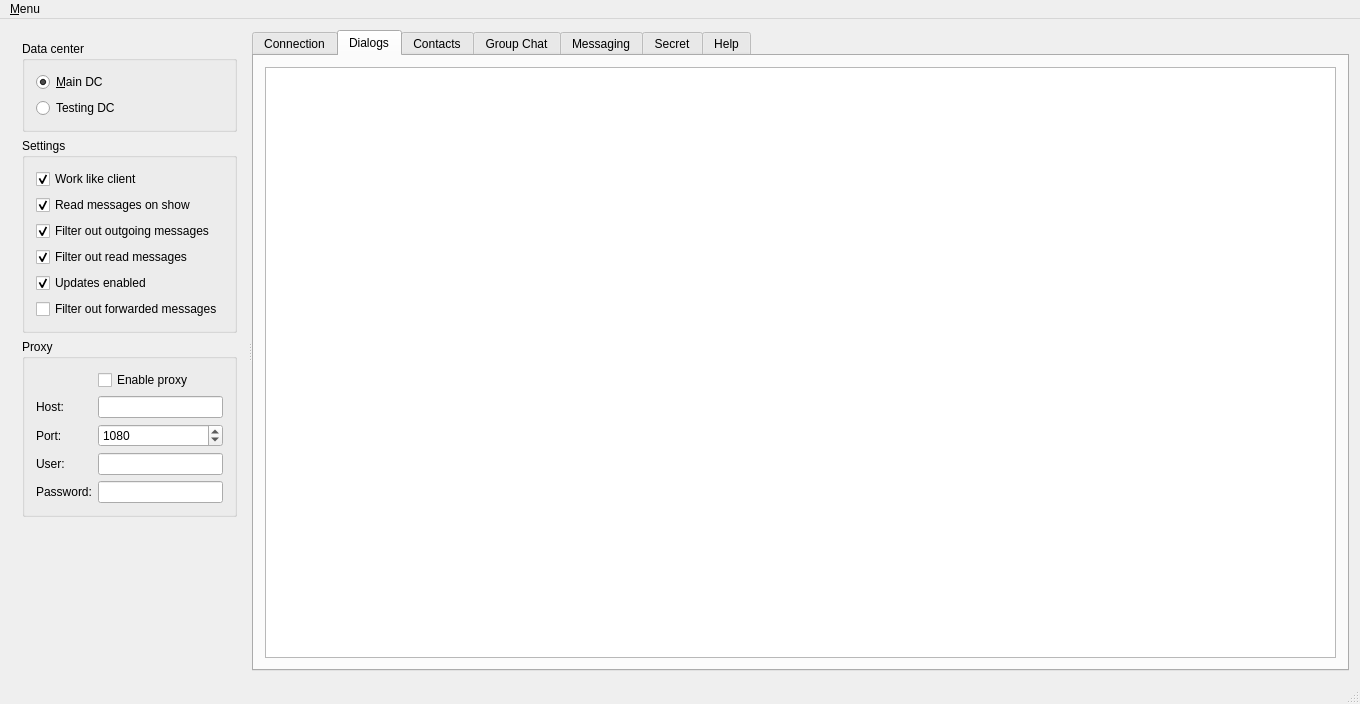
<?xml version="1.0" encoding="UTF-8"?>
<ui version="4.0">
 <class>MainWindow</class>
 <widget class="QMainWindow" name="MainWindow">
  <property name="geometry">
   <rect>
    <x>0</x>
    <y>0</y>
    <width>1360</width>
    <height>704</height>
   </rect>
  </property>
  <property name="windowTitle">
   <string>TelegramQt Test Application</string>
  </property>
  <widget class="QWidget" name="centralWidget">
   <layout class="QVBoxLayout" name="verticalLayout">
    <item>
     <widget class="QSplitter" name="mainSplitter">
      <property name="orientation">
       <enum>Qt::Horizontal</enum>
      </property>
      <widget class="QWidget" name="layoutWidget1">
       <layout class="QVBoxLayout" name="leftPanel">
        <item>
         <widget class="QGroupBox" name="groupBox">
          <property name="title">
           <string>Data center</string>
          </property>
          <layout class="QGridLayout" name="gridLayout">
           <item row="1" column="0">
            <widget class="QRadioButton" name="mainDcRadio">
             <property name="text">
              <string>&amp;Main DC</string>
             </property>
             <property name="checked">
              <bool>true</bool>
             </property>
            </widget>
           </item>
           <item row="2" column="0">
            <widget class="QRadioButton" name="testingDcRadio">
             <property name="text">
              <string>Testing DC</string>
             </property>
             <property name="checked">
              <bool>false</bool>
             </property>
            </widget>
           </item>
          </layout>
         </widget>
        </item>
        <item>
         <widget class="QGroupBox" name="groupBox_2">
          <property name="title">
           <string>Settings</string>
          </property>
          <layout class="QGridLayout" name="gridLayout_8">
           <item row="2" column="0">
            <widget class="QCheckBox" name="settingsReceivingFilterOutMessages">
             <property name="text">
              <string>Filter out outgoing messages</string>
             </property>
             <property name="checked">
              <bool>true</bool>
             </property>
            </widget>
           </item>
           <item row="0" column="0">
            <widget class="QCheckBox" name="workLikeClient">
             <property name="toolTip">
              <string>Set checked to enable client behavior. E.g. set online status on connection and set offline status on app quit.</string>
             </property>
             <property name="text">
              <string>Work like client</string>
             </property>
             <property name="checked">
              <bool>true</bool>
             </property>
            </widget>
           </item>
           <item row="3" column="0">
            <widget class="QCheckBox" name="settingsReceivingFilterReadMessages">
             <property name="text">
              <string>Filter out read messages</string>
             </property>
             <property name="checked">
              <bool>true</bool>
             </property>
            </widget>
           </item>
           <item row="5" column="0">
            <widget class="QCheckBox" name="settingsReceivingFilterForwardedMessages">
             <property name="text">
              <string>Filter out forwarded messages</string>
             </property>
            </widget>
           </item>
           <item row="1" column="0">
            <widget class="QCheckBox" name="settingsReadMessages">
             <property name="text">
              <string>Read messages on show</string>
             </property>
             <property name="checked">
              <bool>true</bool>
             </property>
            </widget>
           </item>
           <item row="4" column="0">
            <widget class="QCheckBox" name="settingsUpdatesEnabled">
             <property name="text">
              <string>Updates enabled</string>
             </property>
             <property name="checked">
              <bool>true</bool>
             </property>
            </widget>
           </item>
          </layout>
         </widget>
        </item>
        <item>
         <widget class="QGroupBox" name="groupBox_3">
          <property name="title">
           <string>Proxy</string>
          </property>
          <layout class="QFormLayout" name="formLayout">
           <item row="1" column="0">
            <widget class="QLabel" name="label_7">
             <property name="text">
              <string>Host:</string>
             </property>
            </widget>
           </item>
           <item row="1" column="1">
            <widget class="QLineEdit" name="settingsProxyHost"/>
           </item>
           <item row="2" column="0">
            <widget class="QLabel" name="label_8">
             <property name="text">
              <string>Port:</string>
             </property>
            </widget>
           </item>
           <item row="2" column="1">
            <widget class="QSpinBox" name="settingsProxyPort">
             <property name="maximum">
              <number>65535</number>
             </property>
             <property name="value">
              <number>1080</number>
             </property>
            </widget>
           </item>
           <item row="0" column="1">
            <widget class="QCheckBox" name="settingsProxyEnable">
             <property name="text">
              <string>Enable proxy</string>
             </property>
            </widget>
           </item>
           <item row="3" column="0">
            <widget class="QLabel" name="label_9">
             <property name="text">
              <string>User:</string>
             </property>
            </widget>
           </item>
           <item row="3" column="1">
            <widget class="QLineEdit" name="settingsProxyUser"/>
           </item>
           <item row="4" column="0">
            <widget class="QLabel" name="label_18">
             <property name="text">
              <string>Password:</string>
             </property>
            </widget>
           </item>
           <item row="4" column="1">
            <widget class="QLineEdit" name="settingsProxyPassword">
             <property name="echoMode">
              <enum>QLineEdit::Password</enum>
             </property>
            </widget>
           </item>
          </layout>
         </widget>
        </item>
        <item>
         <spacer name="verticalSpacer_2">
          <property name="orientation">
           <enum>Qt::Vertical</enum>
          </property>
          <property name="sizeHint" stdset="0">
           <size>
            <width>20</width>
            <height>20</height>
           </size>
          </property>
         </spacer>
        </item>
       </layout>
      </widget>
      <widget class="QTabWidget" name="tabWidget">
       <property name="currentIndex">
        <number>1</number>
       </property>
       <widget class="QWidget" name="tabMain">
        <attribute name="title">
         <string>Connection</string>
        </attribute>
        <layout class="QGridLayout" name="gridLayout_6" rowstretch="0,0,0,0,0,0">
         <item row="3" column="5">
          <widget class="QLineEdit" name="lastName">
           <property name="enabled">
            <bool>false</bool>
           </property>
          </widget>
         </item>
         <item row="0" column="0">
          <widget class="QLabel" name="label">
           <property name="text">
            <string>Connection state:</string>
           </property>
          </widget>
         </item>
         <item row="1" column="1">
          <widget class="QLineEdit" name="phoneNumber"/>
         </item>
         <item row="1" column="5">
          <widget class="QLineEdit" name="confirmationCode">
           <property name="echoMode">
            <enum>QLineEdit::Password</enum>
           </property>
          </widget>
         </item>
         <item row="1" column="0">
          <widget class="QLabel" name="label_2">
           <property name="text">
            <string>Phone number:</string>
           </property>
          </widget>
         </item>
         <item row="3" column="1">
          <widget class="QLineEdit" name="firstName">
           <property name="enabled">
            <bool>false</bool>
           </property>
          </widget>
         </item>
         <item row="2" column="0">
          <widget class="QLabel" name="label_4">
           <property name="text">
            <string>Phone status:</string>
           </property>
          </widget>
         </item>
         <item row="3" column="2">
          <widget class="QLabel" name="lastNameLabel">
           <property name="enabled">
            <bool>true</bool>
           </property>
           <property name="text">
            <string>Last name:</string>
           </property>
          </widget>
         </item>
         <item row="5" column="0" colspan="6">
          <layout class="QHBoxLayout" name="horizontalLayout">
           <item>
            <spacer name="horizontalSpacer_3">
             <property name="orientation">
              <enum>Qt::Horizontal</enum>
             </property>
             <property name="sizeHint" stdset="0">
              <size>
               <width>40</width>
               <height>20</height>
              </size>
             </property>
            </spacer>
           </item>
           <item>
            <widget class="QPushButton" name="restoreSession">
             <property name="text">
              <string>Restore session...</string>
             </property>
            </widget>
           </item>
           <item>
            <widget class="QPushButton" name="connectionStepButton">
             <property name="text">
              <string>Connect/Get code/Try password/Sign in/Sign up</string>
             </property>
            </widget>
           </item>
           <item>
            <widget class="QPushButton" name="logoutButton">
             <property name="toolTip">
              <string>Destroy the session</string>
             </property>
             <property name="text">
              <string>Logout</string>
             </property>
            </widget>
           </item>
           <item>
            <widget class="QPushButton" name="disconnectButton">
             <property name="text">
              <string>Disconnect</string>
             </property>
            </widget>
           </item>
           <item>
            <widget class="QPushButton" name="setStatusOffline">
             <property name="toolTip">
              <string>Set visible status to offline. Actual connection status will not be changed.</string>
             </property>
             <property name="text">
              <string>Set status to offline</string>
             </property>
            </widget>
           </item>
           <item>
            <widget class="QPushButton" name="setStatusOnline">
             <property name="toolTip">
              <string>Set visible status to online. Actual connection status will not be changed.</string>
             </property>
             <property name="text">
              <string>Set status to online</string>
             </property>
            </widget>
           </item>
           <item>
            <spacer name="horizontalSpacer_2">
             <property name="orientation">
              <enum>Qt::Horizontal</enum>
             </property>
             <property name="sizeHint" stdset="0">
              <size>
               <width>40</width>
               <height>20</height>
              </size>
             </property>
            </spacer>
           </item>
          </layout>
         </item>
         <item row="1" column="2">
          <widget class="QLabel" name="label_5">
           <property name="text">
            <string>Auth code:</string>
           </property>
          </widget>
         </item>
         <item row="0" column="1">
          <widget class="QLabel" name="connectionState">
           <property name="text">
            <string>Disconnected</string>
           </property>
          </widget>
         </item>
         <item row="4" column="1">
          <spacer name="verticalSpacer_3">
           <property name="orientation">
            <enum>Qt::Vertical</enum>
           </property>
           <property name="sizeHint" stdset="0">
            <size>
             <width>20</width>
             <height>20</height>
            </size>
           </property>
          </spacer>
         </item>
         <item row="3" column="0">
          <widget class="QLabel" name="firstNameLabel">
           <property name="enabled">
            <bool>true</bool>
           </property>
           <property name="text">
            <string>First name:</string>
           </property>
          </widget>
         </item>
         <item row="2" column="1">
          <widget class="QLabel" name="phoneStatus">
           <property name="text">
            <string>unknown</string>
           </property>
          </widget>
         </item>
         <item row="2" column="2">
          <widget class="QLabel" name="passwordLabel">
           <property name="text">
            <string>Password:</string>
           </property>
          </widget>
         </item>
         <item row="2" column="5">
          <widget class="QLineEdit" name="password">
           <property name="echoMode">
            <enum>QLineEdit::Password</enum>
           </property>
          </widget>
         </item>
        </layout>
       </widget>
       <widget class="QWidget" name="tabDialogs">
        <attribute name="title">
         <string>Dialogs</string>
        </attribute>
        <layout class="QGridLayout" name="gridLayout_13">
         <item row="0" column="0">
          <widget class="QTableView" name="dialogList"/>
         </item>
        </layout>
       </widget>
       <widget class="QWidget" name="tabContacts">
        <attribute name="title">
         <string>Contacts</string>
        </attribute>
        <layout class="QGridLayout" name="gridLayout_9">
         <item row="0" column="0">
          <widget class="QSplitter" name="contactsSplitter">
           <property name="orientation">
            <enum>Qt::Vertical</enum>
           </property>
           <widget class="QTableView" name="contactListTable"/>
           <widget class="QTableView" name="contactSearchResult">
            <property name="contextMenuPolicy">
             <enum>Qt::CustomContextMenu</enum>
            </property>
           </widget>
          </widget>
         </item>
         <item row="1" column="0">
          <layout class="QHBoxLayout" name="horizontalLayout_2">
           <item>
            <widget class="QLabel" name="label_3">
             <property name="text">
              <string>Contact:</string>
             </property>
            </widget>
           </item>
           <item>
            <widget class="QLineEdit" name="currentContact"/>
           </item>
           <item>
            <widget class="QPushButton" name="searchContacts">
             <property name="text">
              <string>Search</string>
             </property>
            </widget>
           </item>
           <item>
            <widget class="QPushButton" name="findContact">
             <property name="text">
              <string>Find a contact by username</string>
             </property>
            </widget>
           </item>
           <item>
            <widget class="QPushButton" name="addContact">
             <property name="text">
              <string>Add contact</string>
             </property>
            </widget>
           </item>
           <item>
            <widget class="QPushButton" name="deleteContact">
             <property name="text">
              <string>Delete contact</string>
             </property>
            </widget>
           </item>
           <item>
            <widget class="QPushButton" name="blockContact">
             <property name="text">
              <string>Block contact</string>
             </property>
            </widget>
           </item>
           <item>
            <widget class="QPushButton" name="unblockContact">
             <property name="text">
              <string>Unblock contact</string>
             </property>
            </widget>
           </item>
          </layout>
         </item>
        </layout>
       </widget>
       <widget class="QWidget" name="tabChats">
        <attribute name="title">
         <string>Group Chat</string>
        </attribute>
        <layout class="QGridLayout" name="gridLayout_7">
         <item row="0" column="1">
          <widget class="QLineEdit" name="groupChatName"/>
         </item>
         <item row="1" column="0" colspan="2">
          <widget class="QSplitter" name="groupChatSplitter">
           <property name="orientation">
            <enum>Qt::Horizontal</enum>
           </property>
           <widget class="QWidget" name="layoutWidget2">
            <layout class="QGridLayout" name="groupChatMessagingGrid">
             <item row="0" column="0">
              <widget class="QTableView" name="groupChatMessagingView">
               <property name="verticalScrollMode">
                <enum>QAbstractItemView::ScrollPerPixel</enum>
               </property>
               <property name="horizontalScrollMode">
                <enum>QAbstractItemView::ScrollPerPixel</enum>
               </property>
              </widget>
             </item>
             <item row="1" column="0">
              <layout class="QGridLayout" name="gridLayout_14">
               <item row="0" column="5">
                <widget class="QPushButton" name="groupChatGetHistoryRequest">
                 <property name="text">
                  <string>Request</string>
                 </property>
                </widget>
               </item>
               <item row="1" column="1" colspan="4">
                <widget class="QLineEdit" name="groupChatMessage"/>
               </item>
               <item row="1" column="0">
                <widget class="QLabel" name="label_13">
                 <property name="text">
                  <string>Message:</string>
                 </property>
                </widget>
               </item>
               <item row="0" column="1">
                <widget class="QLabel" name="label_28">
                 <property name="text">
                  <string>Messages:</string>
                 </property>
                </widget>
               </item>
               <item row="0" column="4">
                <widget class="QSpinBox" name="groupChatGetHistoryOffset">
                 <property name="maximum">
                  <number>10000</number>
                 </property>
                </widget>
               </item>
               <item row="0" column="0">
                <widget class="QLabel" name="label_25">
                 <property name="text">
                  <string>&lt;b&gt;Get history:&lt;/b&gt;</string>
                 </property>
                </widget>
               </item>
               <item row="0" column="2">
                <widget class="QSpinBox" name="groupChatGetHistoryLimit">
                 <property name="maximum">
                  <number>10000</number>
                 </property>
                 <property name="value">
                  <number>30</number>
                 </property>
                </widget>
               </item>
               <item row="0" column="3">
                <widget class="QLabel" name="label_26">
                 <property name="text">
                  <string>Offset:</string>
                 </property>
                </widget>
               </item>
               <item row="1" column="5">
                <widget class="QPushButton" name="groupChatSendButton">
                 <property name="text">
                  <string>Send</string>
                 </property>
                </widget>
               </item>
               <item row="1" column="6">
                <widget class="QPushButton" name="groupChatAttachButton">
                 <property name="text">
                  <string>Attach</string>
                 </property>
                </widget>
               </item>
              </layout>
             </item>
            </layout>
           </widget>
           <widget class="QWidget" name="layoutWidget3">
            <layout class="QGridLayout" name="groupChatContactsGrid">
             <item row="2" column="1">
              <widget class="QLineEdit" name="groupChatContactPhone"/>
             </item>
             <item row="1" column="0" colspan="5">
              <widget class="QTableView" name="groupChatContacts"/>
             </item>
             <item row="2" column="2">
              <widget class="QPushButton" name="groupChatAddContact">
               <property name="text">
                <string>Add/Remove</string>
               </property>
              </widget>
             </item>
             <item row="2" column="0">
              <widget class="QLabel" name="label_12">
               <property name="text">
                <string>Contact phone:</string>
               </property>
              </widget>
             </item>
             <item row="0" column="0" colspan="5">
              <widget class="QLabel" name="label_10">
               <property name="text">
                <string>Contacts:</string>
               </property>
               <property name="alignment">
                <set>Qt::AlignCenter</set>
               </property>
              </widget>
             </item>
             <item row="2" column="3">
              <widget class="QSpinBox" name="groupChatAddContactForwardMessages"/>
             </item>
            </layout>
           </widget>
           <widget class="QWidget" name="layoutWidget4">
            <layout class="QGridLayout" name="gridLayout_5">
             <item row="2" column="0">
              <widget class="QPushButton" name="groupChatCreateChat">
               <property name="text">
                <string>Create chat</string>
               </property>
              </widget>
             </item>
             <item row="2" column="1">
              <widget class="QPushButton" name="groupChatLeaveChat">
               <property name="text">
                <string>Leave chat</string>
               </property>
              </widget>
             </item>
             <item row="1" column="0" colspan="2">
              <widget class="QTableView" name="groupChatChatsList"/>
             </item>
             <item row="0" column="0" colspan="2">
              <widget class="QLabel" name="label_14">
               <property name="text">
                <string>Chats list:</string>
               </property>
               <property name="alignment">
                <set>Qt::AlignCenter</set>
               </property>
              </widget>
             </item>
            </layout>
           </widget>
          </widget>
         </item>
         <item row="0" column="0">
          <widget class="QLabel" name="label_11">
           <property name="text">
            <string>Chat name:</string>
           </property>
          </widget>
         </item>
        </layout>
       </widget>
       <widget class="QWidget" name="tabMessaging">
        <attribute name="title">
         <string>Messaging</string>
        </attribute>
        <layout class="QGridLayout" name="gridLayout_4" rowstretch="1,0">
         <item row="1" column="0">
          <widget class="QWidget" name="widget" native="true">
           <property name="sizePolicy">
            <sizepolicy hsizetype="Preferred" vsizetype="Minimum">
             <horstretch>0</horstretch>
             <verstretch>0</verstretch>
            </sizepolicy>
           </property>
           <property name="minimumSize">
            <size>
             <width>0</width>
             <height>0</height>
            </size>
           </property>
           <layout class="QGridLayout" name="gridLayout_11">
            <item row="0" column="0">
             <widget class="QSplitter" name="splitter">
              <property name="orientation">
               <enum>Qt::Vertical</enum>
              </property>
              <widget class="QWidget" name="layoutWidget">
               <layout class="QGridLayout" name="gridLayout_12">
                <item row="0" column="6">
                 <widget class="QSpinBox" name="messagingGetHistoryLimit">
                  <property name="maximum">
                   <number>10000</number>
                  </property>
                  <property name="value">
                   <number>30</number>
                  </property>
                 </widget>
                </item>
                <item row="0" column="3">
                 <widget class="QLabel" name="messagingContactAction">
                  <property name="minimumSize">
                   <size>
                    <width>40</width>
                    <height>0</height>
                   </size>
                  </property>
                  <property name="text">
                   <string>(no action)</string>
                  </property>
                 </widget>
                </item>
                <item row="0" column="9">
                 <widget class="QPushButton" name="messagingGetHistoryRequest">
                  <property name="text">
                   <string>Request</string>
                  </property>
                 </widget>
                </item>
                <item row="0" column="5">
                 <widget class="QLabel" name="label_16">
                  <property name="text">
                   <string>Messages:</string>
                  </property>
                 </widget>
                </item>
                <item row="0" column="7">
                 <widget class="QLabel" name="label_17">
                  <property name="text">
                   <string>Offset:</string>
                  </property>
                 </widget>
                </item>
                <item row="0" column="8">
                 <widget class="QSpinBox" name="messagingGetHistoryOffset">
                  <property name="maximum">
                   <number>10000</number>
                  </property>
                 </widget>
                </item>
                <item row="1" column="9">
                 <widget class="QPushButton" name="messagingSendButton">
                  <property name="text">
                   <string>Send</string>
                  </property>
                 </widget>
                </item>
                <item row="1" column="0" colspan="9">
                 <widget class="QLineEdit" name="messagingMessage"/>
                </item>
                <item row="0" column="4">
                 <widget class="QLabel" name="label_15">
                  <property name="text">
                   <string>&lt;b&gt;Get history:&lt;/b&gt;</string>
                  </property>
                 </widget>
                </item>
                <item row="1" column="10">
                 <widget class="QPushButton" name="messagingAttachButton">
                  <property name="text">
                   <string>Attach</string>
                  </property>
                 </widget>
                </item>
                <item row="0" column="0">
                 <widget class="QLabel" name="messagingContactName">
                  <property name="text">
                   <string>Unknown name</string>
                  </property>
                 </widget>
                </item>
                <item row="0" column="1">
                 <widget class="QLabel" name="messagingContactStatus">
                  <property name="text">
                   <string>(unknown status)</string>
                  </property>
                 </widget>
                </item>
                <item row="0" column="2">
                 <widget class="QLineEdit" name="messagingContactIdentifier">
                  <property name="text">
                   <string>unknown identifier</string>
                  </property>
                 </widget>
                </item>
               </layout>
              </widget>
             </widget>
            </item>
           </layout>
          </widget>
         </item>
         <item row="0" column="0">
          <widget class="QTableView" name="messagingView">
           <property name="contextMenuPolicy">
            <enum>Qt::CustomContextMenu</enum>
           </property>
           <property name="verticalScrollMode">
            <enum>QAbstractItemView::ScrollPerPixel</enum>
           </property>
           <property name="horizontalScrollMode">
            <enum>QAbstractItemView::ScrollPerPixel</enum>
           </property>
          </widget>
         </item>
        </layout>
       </widget>
       <widget class="QWidget" name="tabSecret">
        <attribute name="title">
         <string>Secret</string>
        </attribute>
        <layout class="QGridLayout" name="gridLayout_2">
         <item row="2" column="1">
          <layout class="QHBoxLayout" name="horizontalLayout_4">
           <item>
            <widget class="QPushButton" name="getSecretInfo">
             <property name="text">
              <string>Get info</string>
             </property>
            </widget>
           </item>
           <item>
            <widget class="QPushButton" name="secondConnectButton">
             <property name="text">
              <string>Connect</string>
             </property>
            </widget>
           </item>
           <item>
            <widget class="QPushButton" name="secretOpenFile">
             <property name="text">
              <string>Open file...</string>
             </property>
            </widget>
           </item>
           <item>
            <widget class="QPushButton" name="secretSaveAs">
             <property name="text">
              <string>Save as...</string>
             </property>
            </widget>
           </item>
          </layout>
         </item>
         <item row="0" column="0">
          <widget class="QLabel" name="label_6">
           <property name="text">
            <string>Secret:</string>
           </property>
          </widget>
         </item>
         <item row="0" column="1">
          <widget class="QPlainTextEdit" name="secretInfo">
           <property name="plainText">
            <string/>
           </property>
          </widget>
         </item>
        </layout>
       </widget>
       <widget class="QWidget" name="tabHelp">
        <attribute name="title">
         <string>Help</string>
        </attribute>
        <layout class="QGridLayout" name="gridLayout_10">
         <item row="0" column="0">
          <widget class="QPlainTextEdit" name="helpView">
           <property name="readOnly">
            <bool>true</bool>
           </property>
          </widget>
         </item>
        </layout>
       </widget>
      </widget>
     </widget>
    </item>
   </layout>
  </widget>
  <widget class="QMenuBar" name="menuBar">
   <property name="geometry">
    <rect>
     <x>0</x>
     <y>0</y>
     <width>1360</width>
     <height>20</height>
    </rect>
   </property>
   <widget class="QMenu" name="menu_File">
    <property name="title">
     <string>&amp;Menu</string>
    </property>
    <addaction name="actionQuit"/>
   </widget>
   <addaction name="menu_File"/>
  </widget>
  <widget class="QStatusBar" name="statusBar"/>
  <action name="actionQuit">
   <property name="text">
    <string>E&amp;xit</string>
   </property>
   <property name="shortcut">
    <string>Ctrl+Q</string>
   </property>
  </action>
 </widget>
 <layoutdefault spacing="6" margin="11"/>
 <resources/>
 <connections>
  <connection>
   <sender>messagingMessage</sender>
   <signal>returnPressed()</signal>
   <receiver>messagingSendButton</receiver>
   <slot>click()</slot>
   <hints>
    <hint type="sourcelabel">
     <x>635</x>
     <y>566</y>
    </hint>
    <hint type="destinationlabel">
     <x>722</x>
     <y>571</y>
    </hint>
   </hints>
  </connection>
  <connection>
   <sender>actionQuit</sender>
   <signal>triggered()</signal>
   <receiver>MainWindow</receiver>
   <slot>close()</slot>
   <hints>
    <hint type="sourcelabel">
     <x>-1</x>
     <y>-1</y>
    </hint>
    <hint type="destinationlabel">
     <x>446</x>
     <y>614</y>
    </hint>
   </hints>
  </connection>
 </connections>
</ui>
